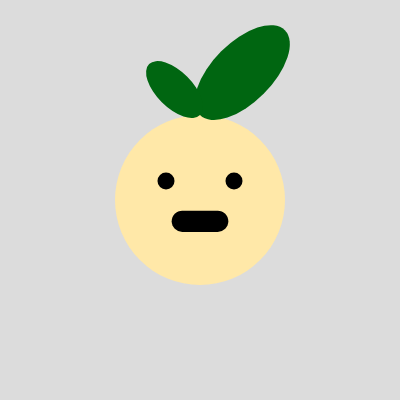
Frame 1 (no input)
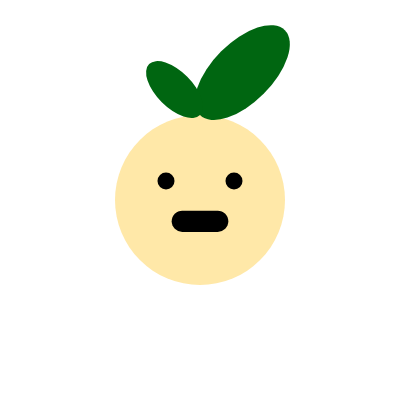
Frame 60 (no input)
Frame 120 (the mouse pressed at the canvas centre since frame 60): identical to frame 60, image omitted

The p5.js sketch that drew these frames (run headless with seeded random() and noise() and a simulated clock; from frame 60 on, the mouse is pressed at the canvas centre):

// p5.js sketch
// ── sketch.js
function setup() {
  createCanvas(400, 400);
}

function draw() {
  background(220);
      happyFace(width/2, height/2, 170);
      drawLeaf(170, 12);
}

function happyFace (x, y, diam) {
      colorMode(HSL)
      // Face
      fill(44, 100, 83)
      strokeWeight(0);
      ellipse(x, y, diam, diam);
      
      // Mouth
      var offsetMouthx = diam/3/2;
      var offsetMouthy = diam/2/8;
      fill(0,0,0)
      rect(x-offsetMouthx, y+offsetMouthy, diam/3, diam/8, 20)
      
      // Eyes
      var offset = .2*diam;
      var eyeDiam = .1*diam;
      fill(0);
      ellipse(x-offset, y-offset+15, eyeDiam, eyeDiam);
      ellipse(x+offset, y-offset+15, eyeDiam, eyeDiam);
}

function drawLeaf (diam, size) {
  colorMode(HSL);
  angleMode(DEGREES);
  fill(130,100,20);

  push();
  translate(width/2, height/2-diam/2);
  rotate(45);
  ellipse(0, -10*size/2, 5*size, 10*size);
  pop();

  push();
  translate(width/2, height/2-diam/2);
  rotate(-45);
  ellipse(0, -6*size/2, 3*size, 6*size); 
  pop();
}
